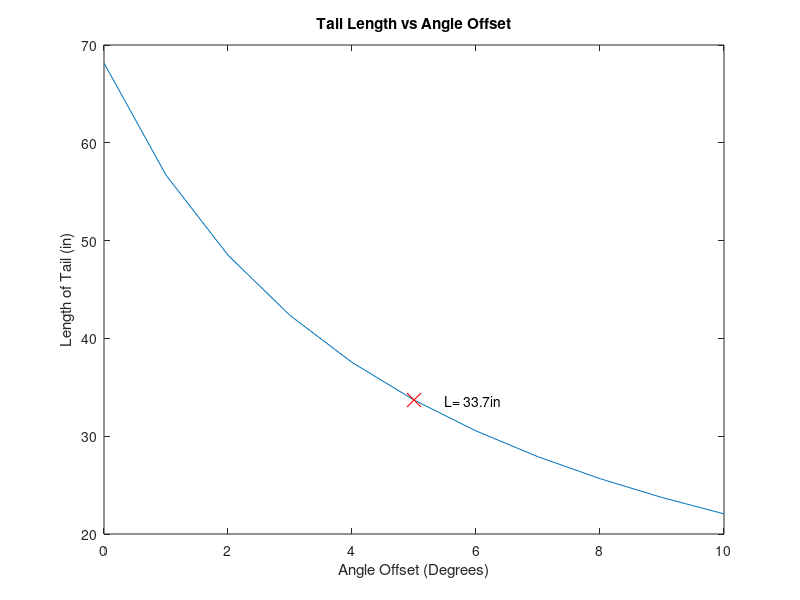
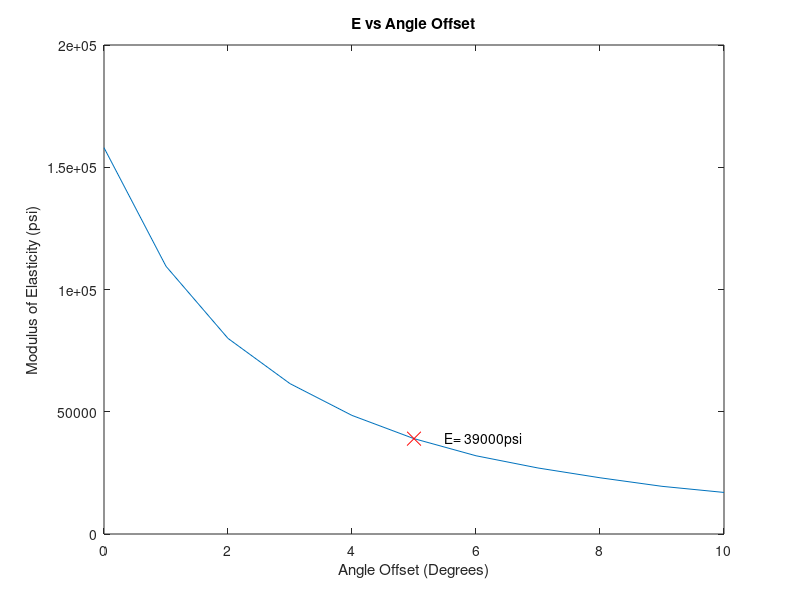
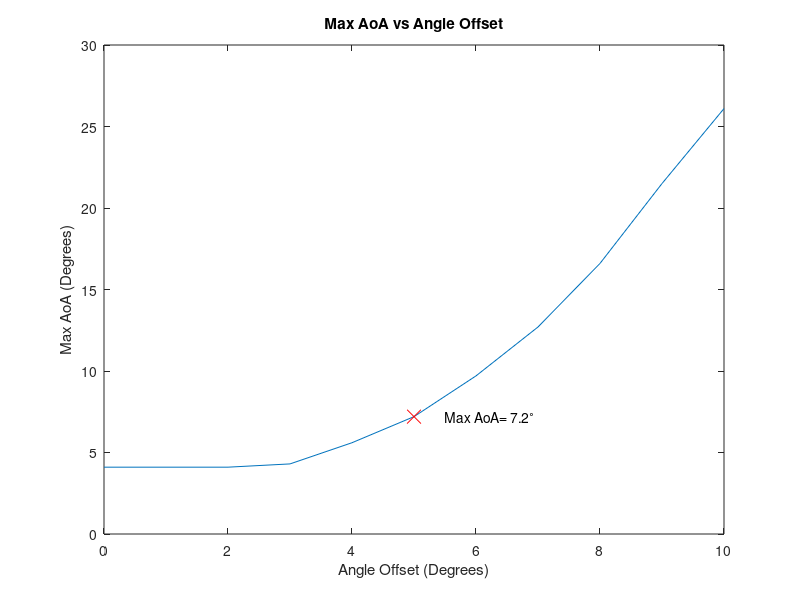

MATLAB code to generate these figures, in order:
%combined script.

%% static launch phase
%interative solution of tail length
close all; clear;
i=1;
for theta=5:1:15;       %degrees
    
thetarad=theta*pi/180;  %radians
altitude=2;             %inches
L=1;                    %inches


%body geometry
initialaoa=5;           %(degrees) static angle of attack
mountloc=18.25;         %inches from nose to leg mounts
bodylength=28;          %length of the skate body
Cgx=14.38;              %body center of gravity location
Cbx=11.812;             %body center of buoyancy location
Cpx=7;                  %body center of pressure location


%tail variables
taildiameter = .25;         % inches
E=1000;                     %psi  

%I=pi/4*(taildiameter/2)^4;  %inertia 
b=1.5;                            %inches
thickness=.5;                   %inches
I=b^3*thickness/12;             %inertia of a rectangular tail   

EI=E*I;                     
numpieces=1;                %number of pieces


%
adjustablemass=.5;           %lbf

%% calculate length of tail
hmat=[];
difmat=[];
diff=5;         %exit condition
while diff>.01
    L=L+.01;
    a=L;

    F=thetarad*2*EI/a^2;                        %force applied at tip
    deflection=F*a^2/(6*EI)*(3*L-a);            %deflection of beam
    h=sind(theta)*L-deflection*sind(90-theta);  %vertical distance
    diff=altitude-h;                            %difference from altitude
end


%% calculate counter moment

%bouyant force
Fb=22.87;                  %lbf
Fbdist=abs(Cbx-mountloc);   %inches

%mass force
Fmg=-(Fb+adjustablemass);   %lbf
Fmgdist=abs(Cgx-mountloc);  %inches

%Moment
countermoment=Fb*Fbdist+Fmg*Fmgdist;
%countermoment=5;


%% calculate E
xdist=cosd(theta)*L+deflection*cosd(90-theta);
counterforce=countermoment/xdist;

%with multiple tail pieces
counterforce=counterforce/numpieces;

diff2=5;
while diff2>.00001
    EI=E*I;
    F2=thetarad*2*EI/a^2;
    diff2=counterforce-F2;
    E=E+500;
end

% L
E=EI/I; %modulus of elasticity
% F2
% EI


%save data for plotting
plotdata.aoff.data(i)=theta-initialaoa;
plotdata.aoff.info='Angle offset of tail in degrees';
plotdata.elast.data(i)=E;
plotdata.elast.info = 'Modulus of Elasticity';
plotdata.Ltail.data(i)=L;
plotdata.Ltail.info='Length of Tail';
plotdata.NormF1.data(i)=F2;
plotdata.NormF1.info='Normal force due to deflection of tail';

%%
%%%%%%%%%%%%%%%%%%%%%%%%%%%%%%%%%%%%%%%%%%%%%%%%%%%%%%%%%%%%%%%%%%%%%%%%%%%%%%%%%%%%%%%%%%%%%%%%%%%%%%%%%%%%%%%%%%%%%%%%%%%%%%%%%%%%
%%
%constant glide phase

%geometries

momentdiff=-4;
maxtheta=4;               %degrees
angleoffset=10;        %angle offset of tail
L=22.06;               %length of tail
while momentdiff<0

altitude=4;             %inches

speed=28*cosd(maxtheta);   %in/s
rho=.0361;              %density of water in lb/in^3

%body geometry
mountloc=18.25;         %inches from nose to leg mounts
bodylength=28;          %length of the skate body
Cgx=14.38;              %body center of gravity location
Cbx=11.812;             %body center of buoyancy location
Cpx=7;                  %body center of pressure location

Planarea=.1486;            %in^2

adjustablemass=.5;           %lbf

%tail variables
thetatail=maxtheta+angleoffset;
thetatailrad=thetatail*pi/180;  %radians


%taildiameter = .25;             %inches
%I=pi/4*(taildiameter/2)^4;     %inertia of a rod

b=1.5;                          %inches
thickness=.5;                   %inches
I=b^3*thickness/12;             %inertia of a rectangular tail         


% E= 17000; %23.6*10^6;                    %psi  modulus of elasticity
% EI=2.3906*10^3; %E*I;
%% calculate counter moment/force

%bouyant force
Fb=22.87;                  %lbf
Fbdist=abs(Cbx-mountloc);   %inches

%mass force
Fmg=-(Fb+adjustablemass);   %lbf
Fmgdist=abs(Cgx-mountloc);  %inches

% %Coefficient of Lift
% %y=.083*x+.534   appoximation taken from graph in design doc
% if theta<8
%     Cl=.083*theta+.534;
% else
%     Cl=1.3;
% end
% 
% %Lift force
% Fl=.5*rho*speed^2*Planarea*Cl;  %lbf
% Fldist=abs(Cpx-mountloc);       %inches

%lift force
load SWliftdragdata.mat
Fl=interp1(SWdatastruct.AoA.data,SWdatastruct.lift.data,maxtheta,'linear','extrap');
Fldist=abs(Cpx-mountloc);       %inches

%Moment
countermoment=Fb*Fbdist+Fmg*Fmgdist+Fl*Fldist;  %moment on the body
%countermoment=5;

%% calculate force from tail
a=L;                        %where force is located
%Ftail=thetatailrad*2*EI/a^2;   %force
%deflection=Ftail*a^2/(6*EI)*(3*L-a);            %deflection of beam
% h=sind(thetatail)*L-deflection*sind(90-thetatail);  %vertical distance
% h
deflection=(sind(thetatail)*L-altitude)/sind(90-thetatail); %beam deflection
Ftail=deflection/(a^2)*6*EI/(3*L-a);                        %force from tail
defthetarad=Ftail*a^2/(2*EI);                               %deflected angle
deftheta=defthetarad*180/pi;

xdist=cosd(thetatail)*L+deflection*cosd(90-thetatail);      %horizontal distance to force
tailmoment=Ftail*xdist;                                     %moment caused by deflection of tail


momentdiff=tailmoment-countermoment;
maxtheta=maxtheta+.1;
end



%save data
plotdata.deftheta.data(i)=deftheta;
plotdata.deftheta.info='Angle of deformation of tail';
plotdata.tailmoment.data(i)=tailmoment;
plotdata.tailmoment.info='Moment created by deflection of tail';
plotdata.countermoment.data(i)=countermoment;
plotdata.countermoment.info='Moment created by body';
plotdata.momentdiff.data(i)=momentdiff;
plotdata.momentdiff.info='Tail moment-body moment';
plotdata.maxtheta.data(i)=maxtheta;
plotdata.maxtheta.info='Max angle of attack where tail counters body';


i=i+1;
end

chosen=5;
chosenind=find(plotdata.aoff.data==chosen);


mrkrsz=10;
hzshift=.5;
figure
plot(plotdata.aoff.data,plotdata.Ltail.data)
hold on
plot(plotdata.aoff.data(chosenind),plotdata.Ltail.data(chosenind),'xr','Markersize',mrkrsz);
title('Tail Length vs Angle Offset')
xlabel('Angle Offset (Degrees)')
ylabel('Length of Tail (in)')
text(plotdata.aoff.data(chosenind)+hzshift,plotdata.Ltail.data(chosenind),...
    ['L= ' num2str(plotdata.Ltail.data(chosenind)) 'in']);

figure
plot(plotdata.aoff.data,plotdata.elast.data)
hold on
plot(plotdata.aoff.data(chosenind),plotdata.elast.data(chosenind),'xr','markersize',mrkrsz);
title('E vs Angle Offset')
xlabel('Angle Offset (Degrees)')
ylabel('Modulus of Elasticity (psi)')
text(plotdata.aoff.data(chosenind)+hzshift,plotdata.elast.data(chosenind),...
    ['E= ' num2str(plotdata.elast.data(chosenind)) 'psi']);

figure
plot(plotdata.aoff.data,plotdata.maxtheta.data)
hold on
plot(plotdata.aoff.data(chosenind),plotdata.maxtheta.data(chosenind),'xr','markersize',mrkrsz);
title('Max AoA vs Angle Offset')
xlabel('Angle Offset (Degrees)')
ylabel('Max AoA (Degrees)')
text(plotdata.aoff.data(chosenind)+hzshift,plotdata.maxtheta.data(chosenind),...
    ['Max AoA= ' num2str(plotdata.maxtheta.data(chosenind)) '^{\circ}']);
% 
% L
% E
% F2
% deftheta
% tailmoment
% countermoment
% momentdiff
% maxtheta

fprintf('L = %3.3f in\n',plotdata.Ltail.data(chosenind))
fprintf('E = %3.3f psi\n',plotdata.elast.data(chosenind))
fprintf('Deftheta = %3.3f deg\n',plotdata.deftheta.data(chosenind))
fprintf('M_t = %3.3f lbin\n',plotdata.tailmoment.data(chosenind))
fprintf('M_b = %3.3f lbin\n',plotdata.countermoment.data(chosenind))
fprintf('MDif = %3.3f lbin\n',plotdata.momentdiff.data(chosenind))
fprintf('Maxtheta = %3.3f deg\n',plotdata.maxtheta.data(chosenind))
